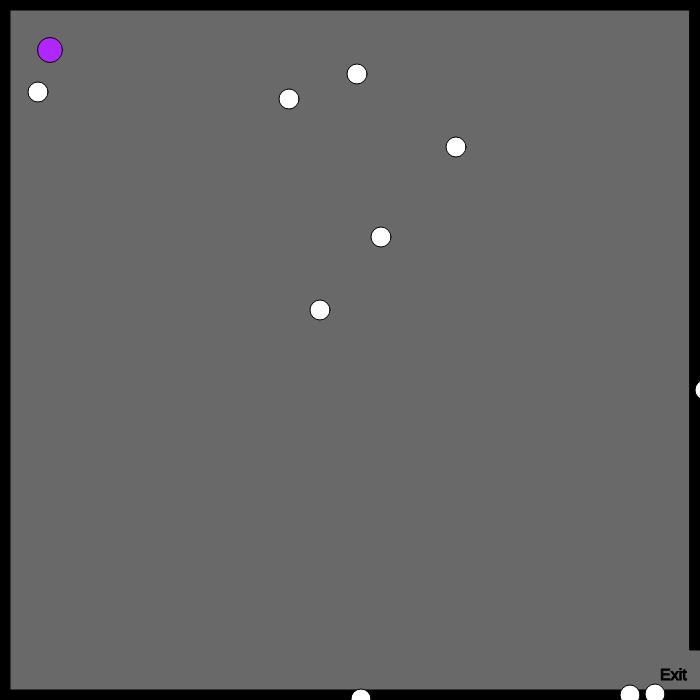
Frame 1 (no input)
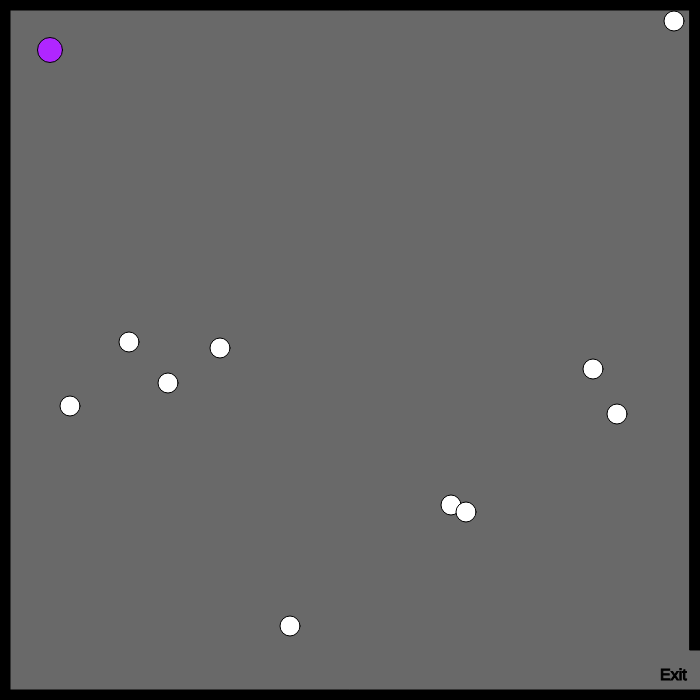
Frame 60 (no input)
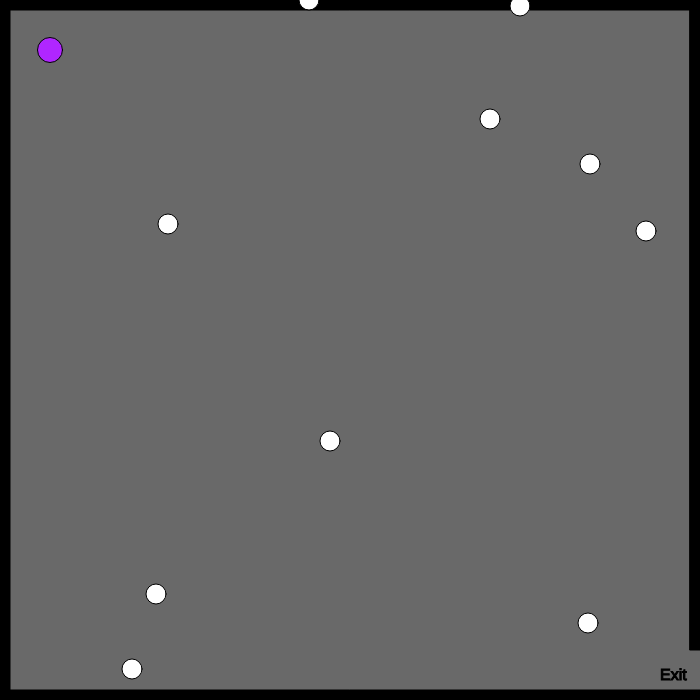
Frame 120 (the mouse pressed at the canvas centre since frame 60)

The p5.js sketch that drew these frames (run headless with seeded random() and noise() and a simulated clock; from frame 60 on, the mouse is pressed at the canvas centre):

// p5.js sketch
// ── sketch.js
var charX = 100;
var charY = 100;

var w = 87;
var a = 83;
var s = 65;
var d = 68;

var enemyX = [];
var enemyY = [];
var enemyDiameter = [];

var enemyXSpeed = [];
var enemyYSpeed = [];

var mousex;
var mousey;

var width = 700;
var height = 700;

function setup() {
  createCanvas(700,700);

  // Set speed, position, and size for 10 enemies using arrays
  for (var i = 0; i < 10; i++) {
    enemyXSpeed[i] = randomSpeed();
    enemyYSpeed[i] = randomSpeed();
    enemyX[i] = randomNum(700);
    enemyY[i] = randomNum(700);
    enemyDiameter[i] = 20;
  }

  // Create Player
  createPlayer(50,50);

}

function draw() {
  background(105, 105, 105);
  stroke(0);
  fill(0);

  //Borders and Exit
  borders(10);
  exit();

  //Player and Controls
  drawPlayer ();
  playerMovement ();

  //Enemy Array functions
  drawEnemies();
  moveEnemies();

  //Check for victory
  win();

  //Create circles with mouse
  createMouseCircle();

}

// Mouse Function
function mouseClicked() {
  mousex = mouseX;
  mousey = mouseY;
}

function createMouseCircle() {
  fill(255,240,31);
  circle(mousex,mousey,15);
}

function borders (thickness) {
  rect(0,0,width,thickness);
  rect(0,0,thickness,height);
  rect(0,height-thickness,width,thickness)
  rect(width-thickness,0,thickness,height-50)
}

function exit () {
  textSize(16);
  text("Exit", 660, 680)
}

function win () {
  if(charX > 660 && charY > 660) {
    fill(0);
    stroke(5);
    textSize(26);
    text("You Win!", 350, 350)
  }
}

function createPlayer (x,y) {
  charX = x;
  charY = y;
}

function drawPlayer () {
  fill(176, 38, 255);
  circle(charX,charY,25);
}

function playerMovement () {
  if(keyIsDown(w)) {
    charY -= 10;
  }
  if(keyIsDown(s)) {
    charX -= 10;
  }
  if(keyIsDown(a)) {
    charY += 10;
  }
  if(keyIsDown(d)) {
    charX += 10;
  }
}

function drawEnemies() {
  for (var i = 0; i < enemyX.length; i++) {
    fill(255,255,255);
    circle(enemyX[i], enemyY[i], enemyDiameter[i]);
  }
}

function moveEnemies () {
  //Update enemy position arrays
  for (var i = 0; i < enemyX.length; i++) {
    enemyX[i] += enemyXSpeed[i];
    enemyY[i] += enemyYSpeed[i];

    //Collision detection
    if (dist(charX,charY,enemyX[i],enemyY[i]) <= 30) {
      charX = 50;
      charY = 50;
    }

    // Return enemies to opposite border if neccessary
    if (enemyX[i] > width) {
      enemyX[i] = 0;
    }
    if (enemyX[i] < 0) {
      enemyX[i] = width;
    }
    if (enemyY[i] > height) {
      enemyY[i] = 0;
    }
    if (enemyY[i] < 0) {
      enemyY[i] = height;
    }
    if (charX == enemyX[i] + 15 && charY == enemyY[i] + 15) {
      console.log("lose");
    }
  }
}

// Mouse Click Function
function mouseClicked() {
  mousex = mouseX;
  mousey = mouseY;
}

// Thanks for your help with this function in Week 12!
function createMouseCircle() {
  fill(255,240,31);
  circle(mousex,mousey,15);
}

function randomNum(num) {
  return Math.floor(Math.random() * num) + 10;
}

function randomSpeed() {
  return 3 + Math.floor(Math.random() * 5);
}

// ── game1.html
<!DOCTYPE html>
<html>
  <head>
    <script src="https://cdnjs.cloudflare.com/ajax/libs/p5.js/1.1.9/p5.min.js"></script>
    <script src="sketch.js"></script>
    <style>
      h1 {
        color: #282828;
      }
      body {
        color: #696969;
      }
      .bottom {
        position: absolute;
        bottom: 15px;
        padding: 5px;
      }
      a {
        color: blue;
        style: underline;
      }


    </style>
  </head>
  <body>
    <div class="bottom">
      <a href="index.html"><h1>Home Page</h1></a>
    </div>
  </body>
</html>

// ── game1.js
var charX = 100;
var charY = 100;

var w = 87;
var a = 83;
var s = 65;
var d = 68;

var enemyX;
var enemyY;
var enemyDiameter;

var enemyXSpeed;
var enemyYSpeed;

var mousex;
var mousey;

var width = 700;
var height = 700;

var dist;

function setup() {
  createCanvas(700,700);

  // Set speed, position, and size for 1 enemies using arrays

    enemyXSpeed = randomSpeed();
    enemyYSpeed = randomSpeed();
    enemyX = randomNum(700);
    enemyY = randomNum(700);
    enemyDiameter = 80;


  // Create Player
  createPlayer(50,50);

}

function draw() {
  background(105, 105, 105);
  stroke(0);
  fill(0);

  //Borders and Exit
  borders(10);
  exit();

  //Player and Controls
  drawPlayer ();
  playerMovement ();

  //Enemy Array functions
  drawEnemies();
  moveEnemies();

  //Check for collision or victory
  collide();
  win();

  //Create circles with mouse
  createMouseCircle();

}

function collide() {
  if (dist(charX,charY,enemyX,enemyY) <= 60) {
    charX = 50;
    charY = 50;
  }
}

// Mouse Function
function mouseClicked() {
  mousex = mouseX;
  mousey = mouseY;
}

function createMouseCircle() {
  fill(255,240,31);
  circle(mousex,mousey,15);
}

function borders (thickness) {
  rect(0,0,width,thickness);
  rect(0,0,thickness,height);
  rect(0,height-thickness,width,thickness)
  rect(width-thickness,0,thickness,height-50)
}

function exit () {
  textSize(16);
  text("Exit", 660, 680)
}

function win () {
  if(charX > 660 && charY > 660) {
    fill(0);
    stroke(5);
    textSize(26);
    text("You Win!", 350, 350)
  }
}

function createPlayer (x,y) {
  charX = x;
  charY = y;
}

function drawPlayer () {
  fill(176, 38, 255);
  circle(charX,charY,25);
}

function playerMovement () {
  if(keyIsDown(w)) {
    charY -= 10;
  }
  if(keyIsDown(s)) {
    charX -= 10;
  }
  if(keyIsDown(a)) {
    charY += 10;
  }
  if(keyIsDown(d)) {
    charX += 10;
  }
}

function drawEnemies() {
  /*for (var i = 0; i < enemyX.length; i++) {*/
    fill(255,255,255);
    circle(enemyX, enemyY, enemyDiameter);

}

function moveEnemies () {
  //Update enemy position arrays
  /*for (var i = 0; i < enemyX.length; i++) {*/
    enemyX += enemyXSpeed;
    enemyY += enemyYSpeed;

    // Return enemies to opposite border if neccessary
    if (enemyX > width) {
      enemyX = 0;
    }
    if (enemyX < 0) {
      enemyX = width;
    }
    if (enemyY > height) {
      enemyY = 0;
    }
    if (enemyY < 0) {
      enemyY = height;
    }

}

// Mouse Click Function
function mouseClicked() {
  mousex = mouseX;
  mousey = mouseY;
}

// Thanks for your help with this function in Week 12!
function createMouseCircle() {
  fill(255,240,31);
  circle(mousex,mousey,15);
}

function randomNum(num) {
  return Math.floor(Math.random() * num) + 10;
}

function randomSpeed() {
  return 3 + Math.floor(Math.random() * 5);
}

// ── game2.html
<!DOCTYPE html>
<html>
  <head>
    <script src="https://cdnjs.cloudflare.com/ajax/libs/p5.js/1.1.9/p5.min.js"></script>
    <script src="game1.js"></script>
    <style>  
      h1 {
        color: #282828;
      }

      body {
        color: #696969;
        /* Not intentional */
      }

      .bottom {
        position: absolute;
        bottom: 15px;
        padding: 5px;
      }

      a {
        color: blue;
        style: underline;
      }
    </style>
  </head>
  <body>
    <div class="bottom">
      <a href="index.html"><h1>Home Page</h1></a>
    </div>
  </body>
</html>

// ── game2.js
var charX = 100;
var charY = 100;

var w = 87;
var a = 83;
var s = 65;
var d = 68;

var enemyX = [];
var enemyY = [];
var enemyDiameter = [];

var enemyXSpeed = [];
var enemyYSpeed = [];

var mousex;
var mousey;

var width = 700;
var height = 700;

function setup() {
  createCanvas(700,700);

  // Set speed, position, and size for 20 enemies using arrays
  for (var i = 0; i < 20; i++) {
    enemyXSpeed[i] = randomSpeed();
    enemyYSpeed[i] = randomSpeed();
    enemyX[i] = randomNum(700);
    enemyY[i] = randomNum(700);
    enemyDiameter[i] = 40;
  }

  // Create Player
  createPlayer(50,50);

}

function draw() {
  background(105, 105, 105);
  stroke(0);
  fill(0);

  //Borders and Exit
  borders(10);
  exit();

  //Player and Controls
  drawPlayer ();
  playerMovement ();

  //Enemy Array functions
  drawEnemies();
  moveEnemies();

  //Check for victory
  win();

  //Create circles with mouse
  createMouseCircle();

}

// Mouse Function
function mouseClicked() {
  mousex = mouseX;
  mousey = mouseY;
}

function createMouseCircle() {
  fill(255,240,31);
  circle(mousex,mousey,15);
}

function borders (thickness) {
  rect(0,0,width,thickness);
  rect(0,0,thickness,height);
  rect(0,height-thickness,width,thickness)
  rect(width-thickness,0,thickness,height-50)
}

function exit () {
  textSize(16);
  text("Exit", 660, 680)
}

function win () {
  if(charX > 660 && charY > 660) {
    fill(0);
    stroke(5);
    textSize(26);
    text("You Win!", 350, 350)
  }
}

function createPlayer (x,y) {
  charX = x;
  charY = y;
}

function drawPlayer () {
  fill(176, 38, 255);
  circle(charX,charY,25);
}

function playerMovement () {
  if(keyIsDown(w)) {
    charY -= 10;
  }
  if(keyIsDown(s)) {
    charX -= 10;
  }
  if(keyIsDown(a)) {
    charY += 10;
  }
  if(keyIsDown(d)) {
    charX += 10;
  }
}

function drawEnemies() {
  for (var i = 0; i < enemyX.length; i++) {
    fill(255,255,255);
    circle(enemyX[i], enemyY[i], enemyDiameter[i]);
  }
}

function moveEnemies () {
  //Update enemy position arrays
  for (var i = 0; i < enemyX.length; i++) {
    enemyX[i] += enemyXSpeed[i];
    enemyY[i] += enemyYSpeed[i];

    if (dist(charX,charY,enemyX[i],enemyY[i]) <= 30) {
      charX = 50;
      charY = 50;
    }

    // Return enemies to opposite border if neccessary
    if (enemyX[i] > width) {
      enemyX[i] = 0;
    }
    if (enemyX[i] < 0) {
      enemyX[i] = width;
    }
    if (enemyY[i] > height) {
      enemyY[i] = 0;
    }
    if (enemyY[i] < 0) {
      enemyY[i] = height;
    }
    if (charX == enemyX[i] + 15 && charY == enemyY[i] + 15) {
      console.log("lose");
    }
  }
}

// Mouse Click Function
function mouseClicked() {
  mousex = mouseX;
  mousey = mouseY;
}

// Thanks for your help with this function in Week 12!
function createMouseCircle() {
  fill(255,240,31);
  circle(mousex,mousey,15);
}

function randomNum(num) {
  return Math.floor(Math.random() * num) + 10;
}

function randomSpeed() {
  return 3 + Math.floor(Math.random() * 5);
}

// ── game3.html
<!DOCTYPE html>
<html>
  <head>
    <script src="https://cdnjs.cloudflare.com/ajax/libs/p5.js/1.1.9/p5.min.js"></script>
    <script src="game2.js"></script>
    <style>
      
      h1 {
        color: #282828;
      }

      body {
        color: #696969;
      }

      .bottom {
        position: absolute;
        bottom: 15px;
        padding: 5px;
      }

      a {
        color: blue;
        style: underline;
      }


    </style>
  </head>
  <body>
    <div class="bottom">
      <a href="index.html"><h1>Home Page</h1></a>
    </div>
  </body>
</html>
